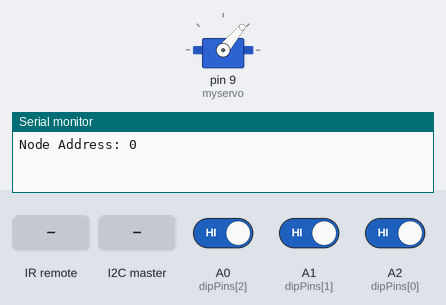
Bench run of a sketch on a simulated Arduino Uno, built with avr-gcc and run on an emulated ATmega328P. On the bench: servo, the last lines printed to the serial monitor. The inputs (shaded band) are chosen by the test bench; at power-on: A0 (dipPins[2]) HIGH, A1 (dipPins[1]) HIGH, A2 (dipPins[0]) HIGH.

Above: at 2.2 s.
2.3 s: infrared code 0x2107EE11 received
At 2.7 s:
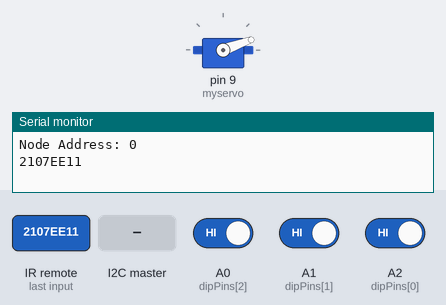
4.3 s: the I2C master sends the byte 1
At 4.9 s:
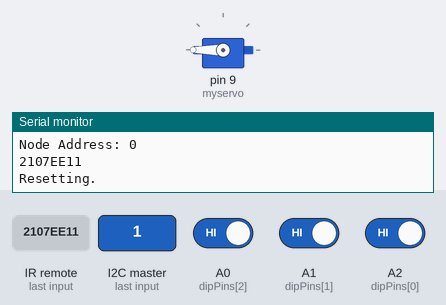
5.8 s: infrared code 0xDF95E263 received
At 6.9 s:
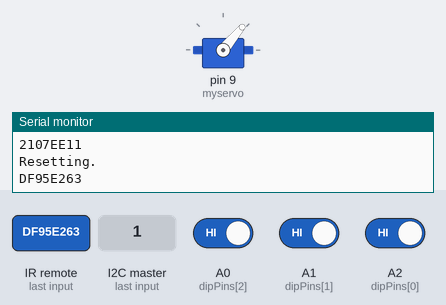
Timing chart, 0 to 8.8 s (numbered marks = the images above; inputs shaded):
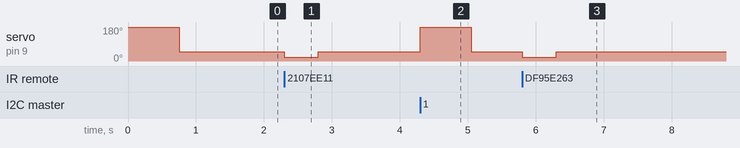

Measured:
- after the input at 2.3 s, servo on pin 9 (myservo): 50° → 20° at once, → 50° 0.50 s later
- after the input at 4.3 s, servo on pin 9 (myservo): 50° → 180° at once, → 50° 0.75 s later
- after the input at 5.8 s, servo on pin 9 (myservo): 50° → 20° at once, → 50° 0.50 s later

The sketch:

OMF15-TargetMaster.ino
```cpp
#include <Servo.h>
#include <IRremote.h>
#include <Wire.h>

// DF95E263 is the corrupted code being returned by some of the inputs.

Servo myservo;  // create servo object to control a servo
IRrecv irrecv(4);
decode_results results;
int dipPins[] = {A2, A1, A0}; //DIP Switch Pins


int triggered = 0;

int nodeAddress = 0;

void setup() {
  Serial.begin(57600);

  pinMode(4,INPUT);
  pinMode(A0, INPUT_PULLUP);
  pinMode(A1, INPUT_PULLUP);
  pinMode(A2, INPUT_PULLUP);

  nodeAddress = address();
  Serial.print("Node Address: ");
  Serial.println(nodeAddress);

  Wire.begin(nodeAddress);
  Wire.onRequest(requestEvent);
  Wire.onReceive(receiveEvent);

  myservo.attach(9);
  irrecv.enableIRIn();


  resetTarget();
}

void loop() {
  // put your main code here, to run repeatedly:
  if (irrecv.decode(&results)) {
    Serial.println(results.value, HEX);
    if(results.value == 0x2107EE11 || results.value == 0xDF95E263){
      if(triggered == 0){
        triggerTarget();
        //delay(2000);
       // resetTarget();
      }
    }
    irrecv.resume();
  }

  if(triggered == 2){
    resetTarget();
  }
}

void resetTarget(){
  myservo.write(180);
  delay(750);
  myservo.write(50);
  delay(250);
  triggered = 0;
}

void triggerTarget(){
  triggered = 1;
  myservo.write(20);
  delay(500);
  myservo.write(50);
  delay(250);

}
//Create Address from DIP Switch (4 positions used)
byte address(){
 int i,j=0;

 //Get the switches state
 for(i=0; i<3; i++){
  int v = digitalRead(dipPins[i]);
  if(v == 1){ v = 0;}else{v = 1;}
 j = (j << 1) | v;   // read the input pin
 }
 return j; //return address
}

// Return data when the master requests it.
void requestEvent()
{
  Wire.write(triggered); // respond with message of 1 byte
                       // as expected by master
}

void receiveEvent(int howMuch){
  Serial.println("Resetting.");
  int d = Wire.read();
  if(d == 1){
    triggered=2;
  }

}
```
